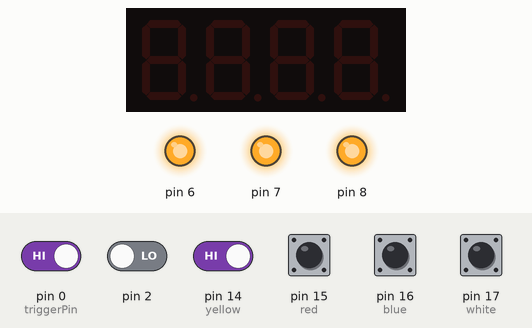
A sketch run on a simulated Arduino Uno, built for the host (arithmetic inside an expression is 32-bit, double 64-bit). Parts: 4-digit seven-segment display, output pins drawn as LEDs (lit = HIGH). The inputs (shaded band) are chosen by the test bench; at power-on: pin 0 (triggerPin), pin 14 (yellow), pin 15 (red), pin 16 (blue), pin 17 (white) HIGH, pin 2 LOW. Storage starts empty; pins used as bus, display or sensor lines are not drawn; what the sketch prints to the serial monitor is not drawn.

Above: at 1.1 s.
1.2 s: pin 2 driven HIGH
At 1.5 s:
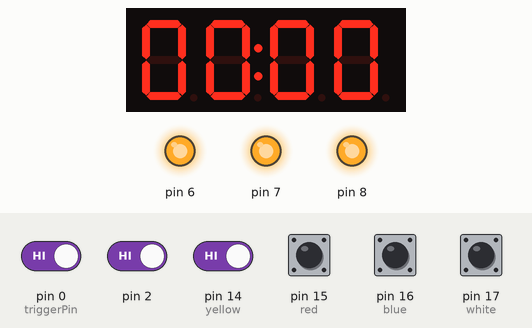
2.7 s: pin 0 (triggerPin) driven LOW and pin 14 (yellow) driven LOW
At 3.8 s:
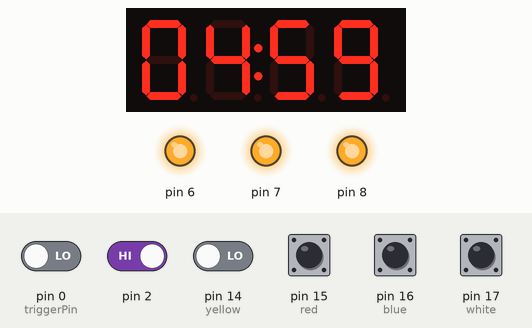
Timing chart, 0 to 5.7 s (numbered marks = the images above; inputs shaded):
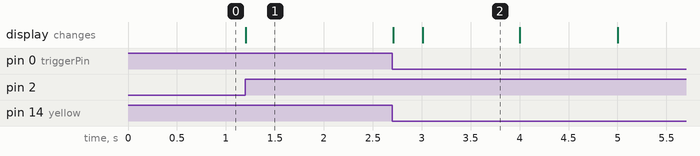

The sketch:

Bomb3.ino
```cpp
/******************************************************
 * Segment display connections:
 * PIN IO: short to PIN +
 * PIN +: 5v
 * PIN -: GND
 * PIN D: A4
 * PIN C: A5
 ******************************************************/

const int yellow=14; //connect to ground
const int red=15; //connect to ground
const int blue=16; //connect to ground
const int white=17; //connect to ground
const int triggerPin=0; //connect to ground through triggers (usb ports)
const int powerPin1=5; //connect to ground through power strip
const int powerPin2=10; //connect to relay
int yellowValue = HIGH;
int redValue = HIGH;
int blueValue = HIGH;
int whiteValue = HIGH;
int yellowNo = 1;
int redNo = 0;
int blueNo = 0;
int whiteNo = 0;
int ifPlayed = 0;
int ifDelayed = 1;
int lasttriggerPin = HIGH;

#include "Wire.h" // Enable this line if using Arduino Uno, Mega, etc.
#include "Adafruit_LEDBackpack.h"
#include "Adafruit_GFX.h"

Adafruit_7segment matrix = Adafruit_7segment();
unsigned long t0=500;
long t = 0;

#include <SPI.h>           // SPI library
#include <SdFat.h>         // SDFat Library
#include <SdFatUtil.h>     // SDFat Util Library
#include <SFEMP3Shield.h>  // Mp3 Shield Library

SdFat sd; // Create object to handle SD functions

SFEMP3Shield MP3player;
const uint8_t volume = 0; // MP3 Player volume 0=max, 255=lowest (off)
const uint16_t monoMode = 1;  // Mono setting 0=off, 3=max

void setup() {
  Serial.begin(9600);
  pinMode(yellow,INPUT_PULLUP);
  pinMode(red,INPUT_PULLUP);
  pinMode(blue,INPUT_PULLUP);
  pinMode(white,INPUT_PULLUP);
  pinMode(triggerPin,INPUT_PULLUP);
  pinMode(powerPin1,OUTPUT);
  pinMode(powerPin2,OUTPUT);
  digitalWrite(powerPin1,LOW);
  digitalWrite(powerPin2,LOW);
  matrix.begin(0x70);
  initSD();  // Initialize the SD card
  initMP3Player(); // Initialize the MP3 Shield
}

void loop() {
  digitalWrite(powerPin2,LOW);
  if (digitalRead(triggerPin) == LOW && lasttriggerPin==HIGH && yellowNo==1) {
    digitalWrite(powerPin1,HIGH);
    ifDelayed=0;
    t0=millis()/1000+500;
    yellowNo=0;
    redNo=0;
    blueNo=0;
    whiteNo=0;
    ifPlayed=0;
    uint8_t result = MP3player.playTrack(1);
  }
  lasttriggerPin=digitalRead(triggerPin);

  yellowValue = digitalRead(yellow);
  redValue = digitalRead(red);
  blueValue = digitalRead(blue);
  whiteValue = digitalRead(white);
  if (yellowValue == HIGH && yellowNo == 0){
    yellowNo = 1;
    if (redNo==0||blueNo==0||whiteNo==0){
      t=-1;
    }
    else {
      uint8_t result = MP3player.playTrack(2);
    }
  }

  if (redValue == HIGH && redNo == 0){
    redNo = 1;
  }

  if (blueValue == HIGH && blueNo == 0){
    blueNo = 1;
    if (redNo==0){
      t0=t0-100;
      uint8_t result = MP3player.playTrack(4);
    }
  }

  if (whiteValue == HIGH && whiteNo == 0){
    whiteNo = 1;
    if (redNo==0||blueNo==0){
      t0=t0-100;
      uint8_t result = MP3player.playTrack(4);
    }
  }
  if(t<0){
    if(ifPlayed==0){
      uint8_t result = MP3player.playTrack(3);
      ifPlayed=1;
    }
    yellowNo=1;
    t=0;
  }
  uint16_t blinkcounter = 0;
  matrix.writeDigitNum(0, (t / 1000));
  matrix.writeDigitNum(1, (t / 100) % 10);
  matrix.drawColon(true);
  matrix.writeDigitNum(3, (t / 10) % 10);
  matrix.writeDigitNum(4, t % 10);
  matrix.writeDisplay();
 // Serial.println(t);
  if(yellowNo==0){
    t=t0-millis()/1000;
  }
  else{
    if(ifDelayed==0){
      delay(5000);
      digitalWrite(powerPin2,HIGH);
//      Serial.println(ifDelayed);
      delay(120000);
      ifDelayed=1;
      digitalWrite(powerPin1,LOW);
      digitalWrite(powerPin2,LOW);
    }
  }
  if(t%100>59){
    t0=t0-40;
  }
}

void initSD()
{
  //Initialize the SdCard.
  if(!sd.begin(SD_SEL, SPI_HALF_SPEED))
    sd.initErrorHalt();
  if(!sd.chdir("/"))
    sd.errorHalt("sd.chdir");
}

void initMP3Player()
{
  uint8_t result = MP3player.begin(); // init the mp3 player shield
  if(result != 0) // check result, see readme for error codes.
  {
    // Error checking can go here!
  }
  MP3player.setVolume(volume, volume);
  MP3player.setMonoMode(monoMode);
}
```

Measured:
- after the input at 1.2 s, the display: changes at once (image 1)
- after the input at 2.7 s, the display: first changes at once (image 2 shows a later state)
